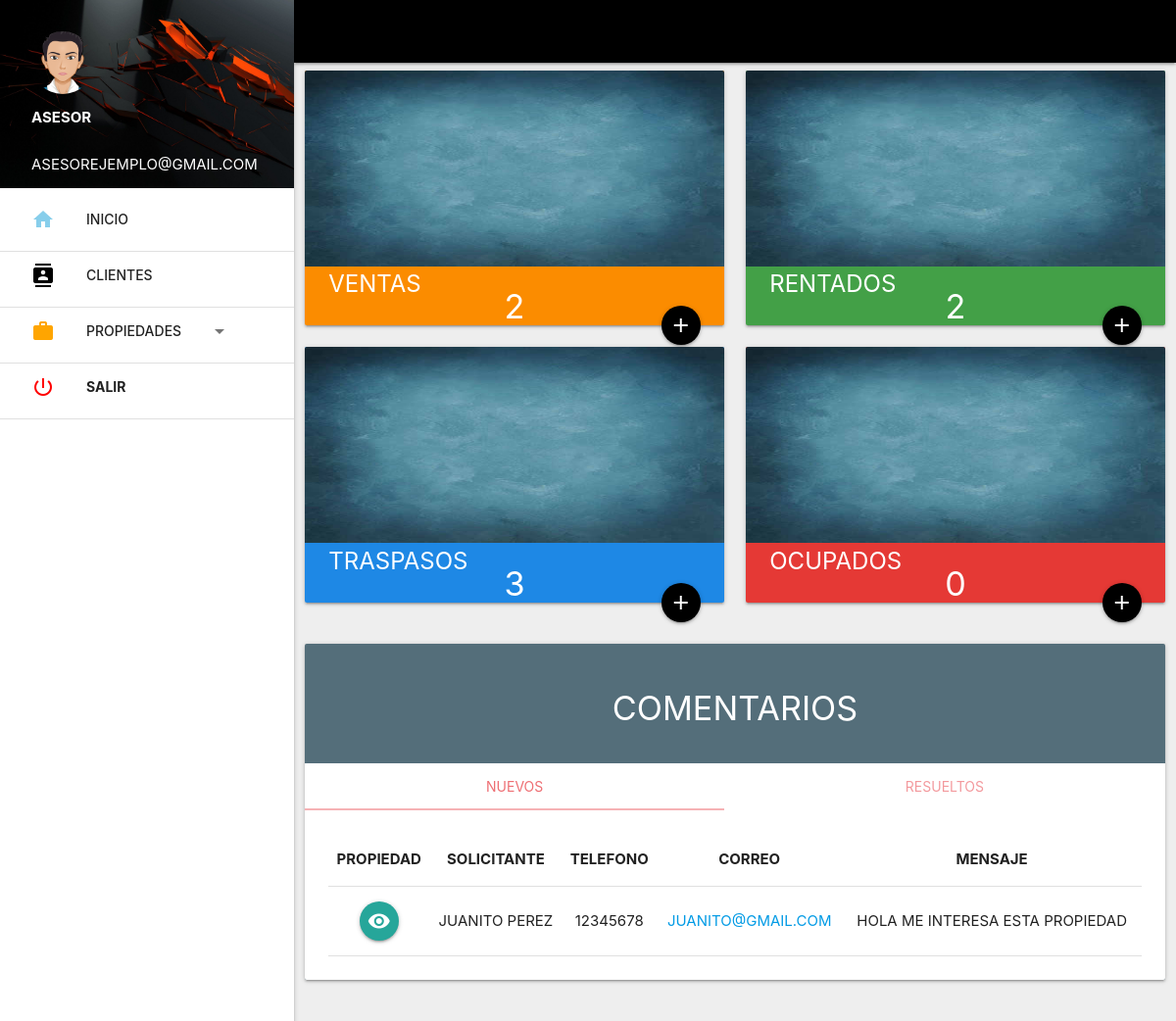
The app's page /admin/inicio (signed in) with its own data.
### tables this page shows
CREATE TABLE `comentario` (
  `id` int(10) NOT NULL,
  `id_propiedad` varchar(200) NOT NULL,
  `nombre` varchar(200) NOT NULL,
  `tel` varchar(30) NOT NULL,
  `correo` varchar(200) NOT NULL,
  `mensaje` text NOT NULL,
  `estatus` varchar(20) NOT NULL
);

### admin/inicio/index.php (the view, shortened to what this page needs)
<?php include '../extend/header.php';
$sel = $con->prepare("SELECT propiedad FROM inventario WHERE operacion = ? ");
$sel->bind_param('s', $operacion);
?>
<div class="row">
    <div class="col s12 m6 l6">
      <div class="card orange darken-1">
        <div class="card-image">
        <img src="../img/bg20.jpg" height="200px">
          <span class="card-title white-text"><b>VENTAS</b></span>
          <h4 align="center" class="white-text">
          <?php
            $sel->execute();
            $res_venta = $sel->get_result();
            echo mysqli_num_rows($res_venta);
          ?><a href="../propiedades/index.php?ope=VENTA" class="btn-floating halfway-fab waves-effect waves-light black" title="Ver más..."><i class="material-icons">add</i></a>
          </h4>
        </div>
      </div>
    </div>
    <div class="col s12 m6 l6">
      <div class="card green darken-1">
        <div class="card-image">
        <img src="../img/bg20.jpg" height="200px">
          <span class="card-title white-text"><b>RENTADOS</b></span>
          <h4 align="center" class="white-text">
          <?php
            $sel->execute();
            $res_renta = $sel->get_result();
            echo mysqli_num_rows($res_renta);
          ?><a href="../propiedades/index.php?ope=RENTA" class="btn-floating halfway-fab waves-effect waves-light black" title="Ver más..."><i class="material-icons">add</i></a>
          </h4>
        </div>
      </div>
    </div>
<div class="row">
<div class="col s12 m6 l6">
      <div class="card blue darken-1">
        <div class="card-image">
        <img src="../img/bg20.jpg" height="200px">
          <span class="card-title white-text"><b>TRASPASOS</b></span>
          <h4 align="center" class="white-text">
          <?php
            $sel->execute();
            $res_traspaso = $sel->get_result();
            echo mysqli_num_rows($res_traspaso);
          ?><a href="../propiedades/index.php?ope=TRASPASO" class="btn-floating halfway-fab waves-effect waves-light black"><i class="material-icons" title="Ver más...">add</i></a>
          </h4>
        </div>
      </div>
    </div>
    <div class="col s12 m6 l6">
      <div class="card red darken-1">
        <div class="card-image">
        <img src="../img/bg20.jpg" height="200px">
          <span class="card-title white-text"><b>OCUPADOS</b></span>
          <h4 align="center" class="white-text">
          <?php
            $sel->execute();
            $res_ocupado = $sel->get_result();
            echo mysqli_num_rows($res_ocupado);
          ?><a href="../propiedades/index.php?ope=OCUPADO" class="btn-floating halfway-fab waves-effect waves-light black"><i class="material-icons" title="Ver más...">add</i></a>
          </h4>
        </div>
      </div>
    </div>
</div>
<div class="row">
  <div class="col s12">
  <div class="card blue-grey darken-1">
    <div class="card-content white-text border-0">
      <h4 align="center">COMENTARIOS</h4>
    </div>
    <div class="card-tabs">
      <ul class="tabs tabs-fixed-width">
        <li class="tab"><a class="active" href="#nuevos">Nuevos</a></li>
        <li class="tab"><a href="#resueltos">Resueltos</a></li>
      </ul>
    </div>
    <div class="card-content white">
      <div id="nuevos">
        <table>
           <th>Propiedad</th>
           <th>Solicitante</th>
           <th>Telefono</th>
           <th>Correo</th>
           <th>Mensaje</th>
           <?php
           $sel_com = $con->prepare("SELECT * FROM comentario WHERE estatus = ? ");
           $sel_com->bind_param('s', $estatus);
           $sel_com->execute();
           $res_nuevo = $sel_com->get_result();
           while ($fn =$res_nuevo->fetch_assoc()) { ?>
           <tr>
           <td class="borrar">
              <button data-target="modal1" onclick="enviar(this.value)" value="<?php echo $fn['id_propiedad'] ?>" class="btn-floating modal-trigger" title="Visualizar todos los datos de esta propiedad"><i class="material-icons">visibility</i>
              </button>
            </td>
             <td><?php echo $fn['nombre'] ?></td>
             <td><?php echo $fn['tel'] ?></td>
             <td> <a href="correo.php?correo=<?php echo $fn['correo'] ?>&nombre=<?php echo $fn['nombre'] ?>&id_mensaje=<?php echo $fn['id'] ?>"><?php echo $fn['correo'] ?></a> </td>
             <td><?php echo $fn['mensaje'] ?></td>
           </tr>
           <?php } ?>
        </table>
      </div>
    </div>
  </div>
  </div>
  </div>
</div>
  <?php include '../extend/scripts.php'; ?>
    </body>
</html>

### admin/extend/header.php (style rules this page uses)
body { text-transform: uppercase; }
tr,th,td { text-align: center; }

### records on screen
comentario: nombre "JUANITO PEREZ", tel "12345678", correo "JUANITO@GMAIL.COM", mensaje "HOLA ME INTERESA ESTA PROPIEDAD"

### other values on screen
$_SESSION['nombre'] "ASESOR"
$_SESSION['correo'] "ASESOREJEMPLO@GMAIL.COM"
mysqli_num_rows($res_venta) "2"
mysqli_num_rows($res_renta) "2"
mysqli_num_rows($res_traspaso) "3"
mysqli_num_rows($res_ocupado) "0"
